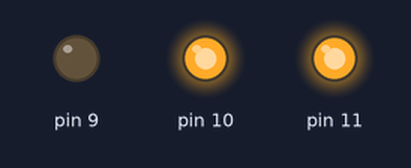
Recording of a sketch running on a simulated Arduino Uno, built with avr-gcc and run on an emulated ATmega328P. On the bench: output pins drawn as LEDs (lit = HIGH).

Above: at 0.02 s.
At 1.4 s:
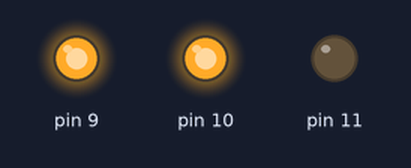
At 2.96 s:
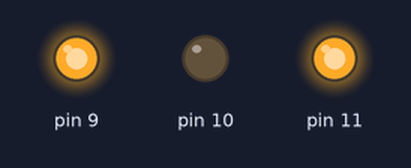
Timing chart, 0 to 3.3 s (numbered marks = the images above):
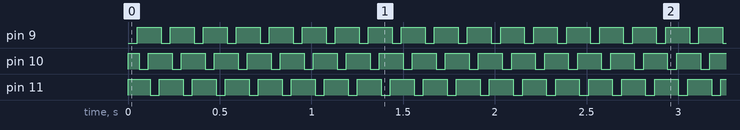

Measured:
- by itself, pin 9–11: alternates HIGH for 0.13 s and LOW for 0.05 s

The sketch:

_03_ArduinoClass_RBG_LED.ino
```cpp
void setup() {
  for (int i=9; i<12; i++) {
    pinMode(i, OUTPUT);
    digitalWrite(i, HIGH);
  }
}

void loop() {
  for (int i=9; i<12; i++) {
    digitalWrite(i, LOW);
    delay(50);
    digitalWrite(i, HIGH);
    delay(10);
  }
}
```
